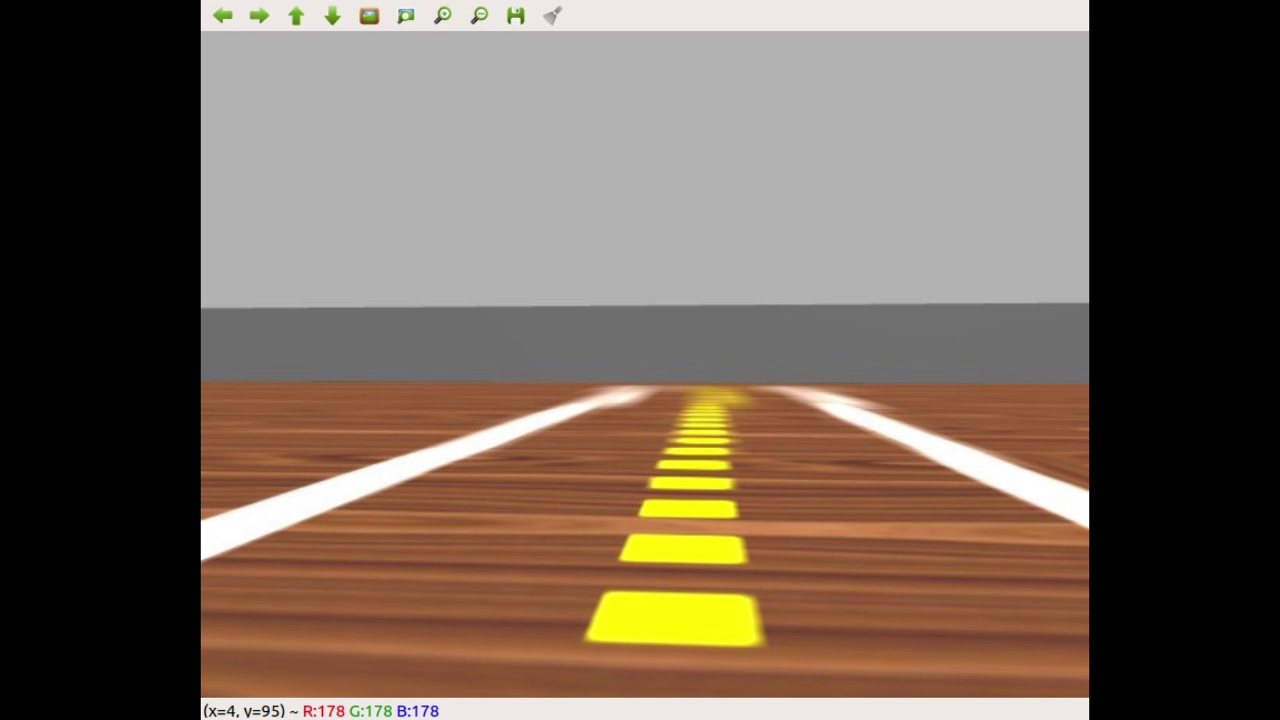
#> input picture img/frame01.jpg, 1280 x 720 px; the run also reads 1 picture not shown here
$ jupyter execute APS03_enunciado.ipynb   (shell and % lines are left out)   (older library calls are emulated)
#> lines starting #> are read from the running program, lines starting #| are printed output that depends on the picture; after the words box and inside, x2 and y2 are one past the last pixel; in counts of white or black regions, pixels touching at a corner belong together; long printed decimals are rounded
### biblioteca.py
#!/usr/bin/python
# -*- coding: utf-8 -*-

import cv2
import math
import numpy as np

from sklearn.linear_model import LinearRegression
from sklearn.linear_model import RANSACRegressor

# [125 lines left out: functions segmenta_linha_amarela, encontrar_contornos, crosshair, encontrar_centro_dos_contornos, desenhar_linha_entre_pontos, regressao_por_centro and 1 more, not called in this run]

# [2 lines that do not run on import are left out]

### biblioteca2.py
#!/usr/bin/python
# -*- coding: utf-8 -*-

import cv2
import numpy as np
import math

# [120 lines left out: functions crosshair, magnitude_do_gradiente, desenha_retas, segmenta_linha_branca, estimar_linha_nas_faixas, calcular_equacao_das_retas and 1 more, not called in this run]

### APS03_enunciado.ipynb
# Entregável 3 de Visão Computacional e Robótica

Entrega até **13/09**

Pode ser feito **em quartetos** (no máximo).
Escreva abaixo os nomes dos integrantes:

**Link para o vídeo da parte 5**:

**Link para o vídeo da parte 6 - Final**:

[cell 1]
import sys
import cv2
import matplotlib.pyplot as plt
import numpy as np
import math
import biblioteca

if (sys.version_info > (3, 0)):
    # Modo Python 3
    import importlib
    importlib.reload(biblioteca) # Para garantir que o Jupyter sempre relê seu trabalho
else:
    # Modo Python 2
    reload(biblioteca)

### Carregar as imagens

A seguir, vocês podem alterar qual imagem de teste esta sendo utilizada no notebook, o codigo deve funcionar em todas as 3.

[cell 2]
img1 = cv2.imread("img/frame01.jpg")
#> img1 is the input picture: shape (720, 1280, 3); mean B, G, R 87.5, 100.4, 115.5
img2 = cv2.imread("img/frame02.jpg")
img3 = cv2.imread("img/frame03.jpg") # Mais dificil
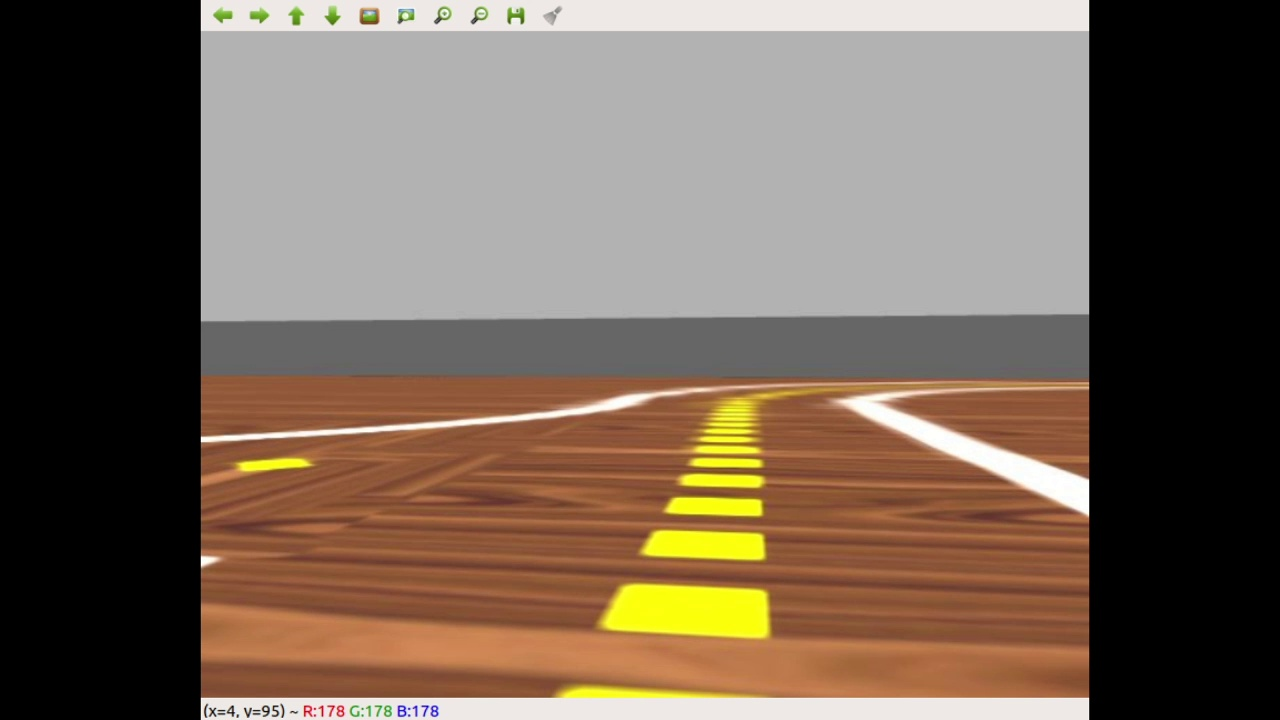
#> input picture img/frame03.jpg, 1280 x 720 px
#> img3 is the input picture: shape (720, 1280, 3); mean B, G, R 86.4, 100.4, 116.5

img =img2.copy() # Trocar o numero da imagem.

Ouça a explicação do professor sobre detecção de retas em imagens.
Nas tarefas a seguir, você irá usar um estimador linear de mínimos quadrados.

## Parte 1
### Segmentar Linhas Amarelas
Modifique a função `segmenta_linha_amarela` do arquivo [biblioteca.py](biblioteca.py) para segmentar as linhas amarelas no centro da pista.

Utiliza a função cv2.morphologyEx() para limpar ruidos na imagem

[cell 3]
# Segmentar Linha
mask = biblioteca.segmenta_linha_amarela(img)
#> in segmenta_linha_amarela, `mask = cv2.inRange(mask,(low_H, low_S, low_V), (high_H, high_S, high_V))`:
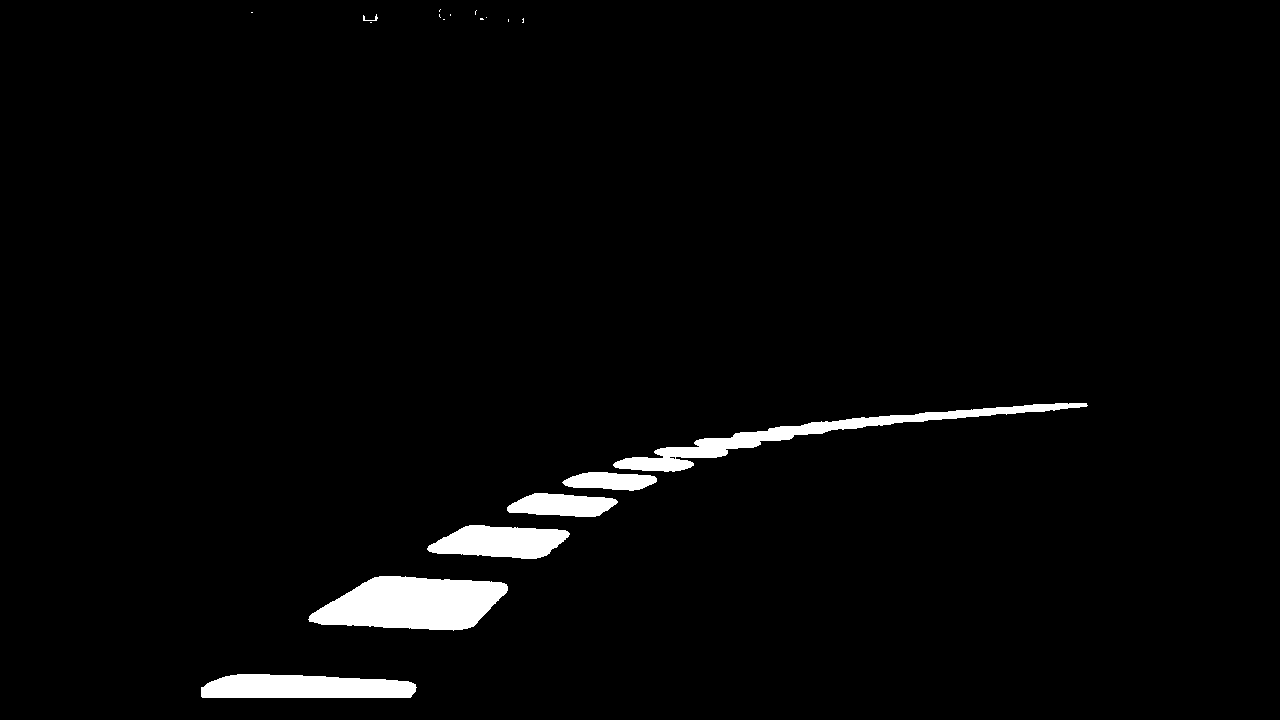
#> mask: shape (720, 1280); 2.6% white; 18 white regions (11 under 20 px), largest, box (x1, y1, x2, y2) and area: (308, 576, 508, 631) 7841, (613, 403, 1088, 472) 5210, (201, 674, 417, 698) 4405

# Plot
f, ax = plt.subplots(1, 2, figsize=(16,6))

ax[0].imshow(cv2.cvtColor(img, cv2.COLOR_BGR2RGB))
ax[1].imshow(mask, cmap="gray")
ax[0].set_title('Original')
ax[1].set_title('Segmentado amarelo')

ax[0].axis('off')
ax[1].axis('off')

plt.show()

# Saida Esperada:
# Uma imagem com o as linhas amarelas da pista em branco

## Parte 2
### Segmentar Segmentos da Linha Amarela
Modifique a função `encontrar_contornos` e `encontrar_centro_dos_contornos` do arquivo [biblioteca.py](biblioteca.py) para calcular os contornos e calcular os centros de cada contorno. Na função `encontrar_centro_dos_contornos` desenhe também o centro com uma cruz.

Dica: Utilize `crosshair(img, point, size, color)` (já está pronta) para desenhar uma cruz no ponto.

[cell 4]
# Contornos
contornos = biblioteca.encontrar_contornos(mask)
#> in encontrar_contornos, `contornos, arvore = cv2.findContours(mask.copy(), cv2.RETR_TREE, cv2.C..`: contornos = 6 contours; box (x1, y1, x2, y2) and area: (311, 578, 510, 632) 7674, (616, 405, 1089, 473) 4727, (203, 676, 418, 700) 4226, (430, 527, 571, 561) 3313, (509, 495, 619, 519) 1832, (565, 474, 659, 492) 1196; arvore = [[1, -1, -1, -1], [2, 0, -1, -1], [3, 1, -1, -1], [4, 2, -1, -1], [5, 3, -1, -1], [-1, 4, -1, -1]]
cv2.drawContours(img, contornos, -1, [0, 0, 255], 2)
#> img: shape (720, 1280, 3); mean B, G, R 86.2, 98.3, 114.3

# # Centro de Massa
img, X, Y = biblioteca.encontrar_centro_dos_contornos(img, contornos)
#> the loop in encontrar_centro_dos_contornos, `for contorno in contornos:` made 6 passes
#> after the loop in encontrar_centro_dos_contornos, `for contorno in contornos:`: x_list = [305, 413, 500, 562, 610, 799]; y_list = [688, 605, 543, 506, 482, 437]
#> X = [305, 413, 500, 562, 610, 799]; Y = [688, 605, 543, 506, 482, 437]

# Plot
plt.axis('off')
plt.imshow(cv2.cvtColor(img, cv2.COLOR_BGR2RGB))

# Saida Esperada:
# Imagem original com os contornos de cada segmento denhados e uma cruz no centro de cada um.

## Parte 3
### Calcular Regressão Linear

Primeiro modifique a função `desenhar_linha_entre_pontos` do arquivo [biblioteca.py](biblioteca.py) para desenhar uma linha entre cada um dos centros dos segmentos.

Em seguida modifique a função `regressao_por_centro` do arquivo [biblioteca.py](biblioteca.py) para ajustar uma linha entre os centros dos segmentos. Desenhe a linha na imagem.

Dica: `cv2.line(img,ponto1,ponto2,color,2)` desenha uma linha que passe entre os pontos, mesmo que ponto1 e ponto2 `não pertençam` a imagem.

[cell 5]
f, ax = plt.subplots(1, 2, figsize=(16,6))

# Desenhar Linha entre pontos
img = biblioteca.desenhar_linha_entre_pontos(img, X,Y, (255,0,0))
#> the loop in desenhar_linha_entre_pontos, `for i in range(len(X)):` made 6 passes
#> after the loop in desenhar_linha_entre_pontos, `for i in range(len(X)):`:
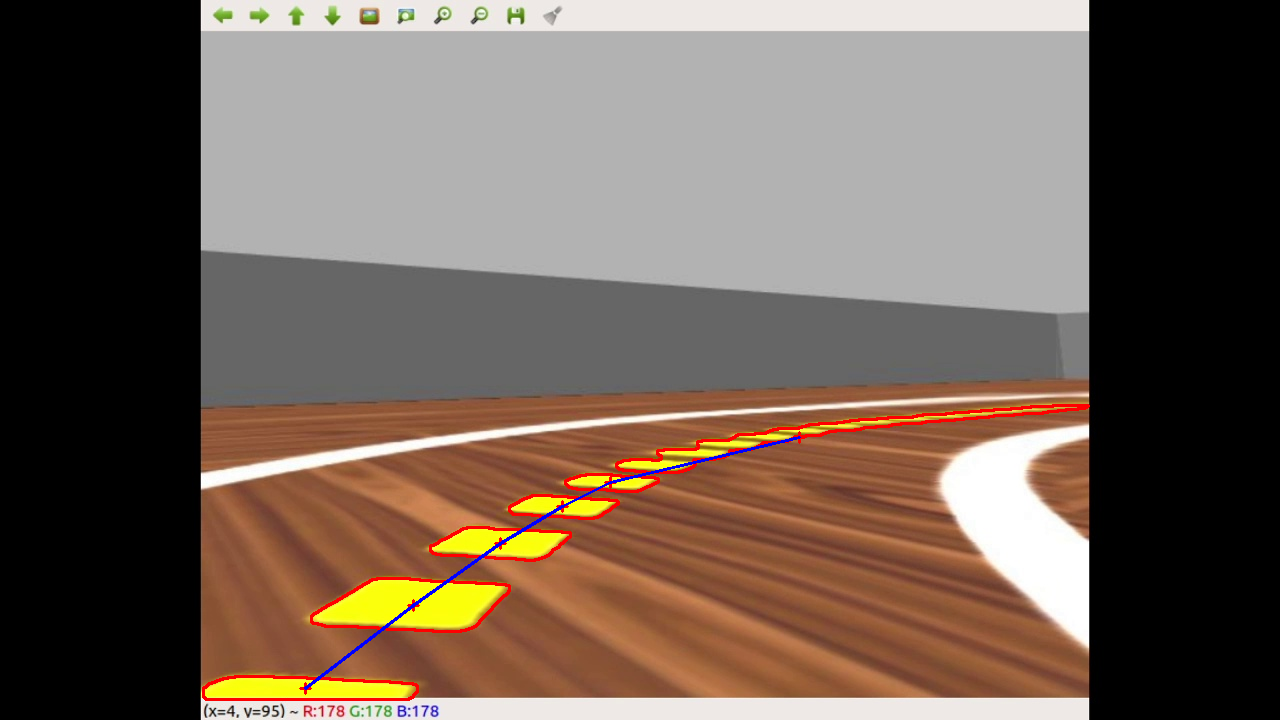
#> img: shape (720, 1280, 3); mean B, G, R 86.6, 98, 113.9
#> after the loop in desenhar_linha_entre_pontos, `for i in range(len(X)):`: x1 = 610; x2 = 799; y1 = 482; y2 = 437
ax[0].imshow(cv2.cvtColor(img, cv2.COLOR_BGR2RGB))

# Regressão Linear
if X:
## Regressão pelo centro
    X = np.array(X)
    Y = np.array(Y)
    img, lm = biblioteca.regressao_por_centro(img, X,Y)
#> in regressao_por_centro, `yr = y_array.reshape(-1,)`: yr = [688, 605, 543, 506, 482, 437]
#> in regressao_por_centro, `xr = x_array.reshape(-1,1)`: xr = [305, 413, 500, 562, 610, 799]
#> lm = ([-0.681], 890.4)

# Plot
ax[1].imshow(cv2.cvtColor(img, cv2.COLOR_BGR2RGB))
ax[0].set_title('linha entre os centros')
ax[1].set_title('regressao dos centros')

ax[0].axis('off')
ax[1].axis('off')

plt.show()
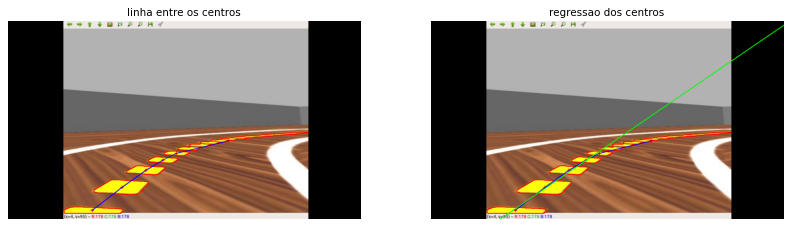
#> figure drawn by matplotlib, 2 panels
# Saida Esperada:
# Uma imagem com uma linha entreo os centros e outra com a regrassão dos pontos

## Parte 4
### Calcular angulo com a vertical.

Modifique a função `calcular_angulo_com_vertical` do arquivo [biblioteca.py](biblioteca.py) para calcular o ângulo em graus da reta obtida anteriormente com a VERTICAL.

[cell 6]
angulo = biblioteca.calcular_angulo_com_vertical(img, lm)
#> in calcular_angulo_com_vertical, `angulo = np.degrees(np.arctan(1/lm[0]))`: angulo = [-55.73]
#> angulo = [-55.73]

print("Angulo = %s"%angulo)
#| Angulo = [-55.735]
# Saida Esperada:
# frame01.jpg: Angulo = -7.534561718846401
# frame02.jpg: Angulo = -61.548618362057695
# frame03.jpg: Angulo = varia muito  # o correto seria -10.0

## Parte 5
### Repetir em um stream de video

Agora, modifique o arquivo [run_on_video.py](run_on_video.py) com todos os recursos mostrados anteriormente, para que a linha acompanhe o movimento do robo. Deve também mostrar o angulo com a vertical na image
### Baixe o arquivo a seguir para funcionar:
### https://github.com/Insper/robot202/raw/master/projeto/centro_massa/video.mp4

## Parte 6
### Ponto de Fuga

Robôs que trabalham dentro de prédios precisam saber seguir corredores.

Uma das maneiras de fazer isso é o robô alinhar o centro de sua câmera ao ponto de fuga do corredor, para que sua trajetória seja aproximadamente paralela às paredes do mesmo.

O ponto de fuga é aquele para o qual as retas paralelas parecem convergir

Dada a seguinte imagem de um corredor:

Podemos traçar as linhas geradas pela perspectiva, seu ponto de encontro será o ponto de fuga.

### Revisão: reta passando por dois pontos

Seja o ponto $A:(a_x, a_y)$ e o ponto $B:(b_x, b_y)$

Queremos encontrar uma reta $r: y = mx + h$ que passa por $A$ e $B$, em que $m$ é o *coeficiente angular* e $h$ é o intercepto ou coeficiente linear da reta.

Temos que:

$m = \frac{\Delta_y}{\Delta_x} = \frac{b_y - a_y}{b_x - a_x}$

Uma vez encontrado o valor de $m$, a substituição a seguir permite encontrar a equação da reta:

$m = \frac{y - a_y}{x - a_x}$

$mx - ma_x = y - a_y$

$mx = y - a_y + ma_x$

$y = mx -ma_x + a_y$

$h = a_y - ma_x$

$y = mx - ma_x + a_y$

### Interseção de duas retas

Temos que na interseção as duas retas se encontram num ponto $(x_i, y_i)$

Sejam as retas $r1: y = m1x + h1$ e $r2: y = m2x + h2$

Vamos encontrar o ponto $x_i$ em que os valores de $y_i$ serão iguais:

$m1x_i + h1 = m2x_i + h2$

$(m1 - m2)x_i = h2 - h1$

$x_i = \frac{h2 - h1}{m1 - m2}$

$y_i = m1x_i + h1$

**Dados de teste:**

Caso precise testar seu código, você pode conferir com estes valores. As retas definidas por pontos $r1: (P_1, P_2)$ e $r2: (Q_1, Q_2)$, para os valores:

```python

p1 = (3.0, 2.5)
p2 = (4.0, 0.6)
q1 = (1.0, 2.4)
q2 = (0.6, 1.1)
```

Encontram-se no ponto `(1.7572 4.8611)`

Pede-se:

* A partir do ponto para onde convergem as linhas do corredor, marque o ponto de fuga no vídeo.  Você precisa mostrar as retas que vão convergir.

**Sugestão:**

A partir do coeficiente angular, selecionar uma reta mais à esquerda e uma mais à direita para encontrar a interseção.

Lembre-se de que na OpenCV o eixo y fica **para baixo**, por isso os coeficientes angulares se comportam como na figura abaixo:

Lembre-se de que, no espaço de cores HSV, o vermelho se encontra no início e no fim da escala do componente H. Se você estiver filtrando vermelho em um só dos extremos pode não ter bons resultados

[cell 7]
import biblioteca2

if (sys.version_info > (3, 0)):
    # Modo Python 3
    import importlib
    importlib.reload(biblioteca2) # Para garantir que o Jupyter sempre relê seu trabalho
else:
    # Modo Python 2
    reload(biblioteca2)

## Segmentar Faixas Brancas

[cell 8]
img = img1.copy()[30:-30,200:-200] # Remover barra de tarefa da imagem
#> img: shape (660, 880, 3)
print(img.shape)
#| (660, 880, 3)

# Segmenta Linha Branca
mask = biblioteca2.segmenta_linha_branca(img)
#> in segmenta_linha_branca, `kernel = cv2.getStructuringElement(cv2.MORPH_ELLIPSE,(4,4))`: kernel = [[0, 0, 1, 0], [1, 1, 1, 1], [1, 1, 1, 1], [1, 1, 1, 1]]

# Plot
f, ax = plt.subplots(1, 2, figsize=(16,6))

ax[0].imshow(cv2.cvtColor(img, cv2.COLOR_BGR2RGB))
ax[1].imshow(mask, cmap="gray")
ax[0].set_title('original')
ax[1].set_title('segmentado branco')

ax[0].axis('off')
ax[1].axis('off')

plt.show()

# Saida Esperada:
# Uma imagem com o as faixas brancas segmentadas

## Calcular Linha
Usando cv2.HoughLinesP() calcule apenas UMA linha que passe em cada uma das faixas

[cell 9]
linhas,hough_img_rgb = biblioteca2.estimar_linha_nas_faixas(img, mask)
#> in estimar_linha_nas_faixas, `retval, bordas = cv2.threshold(mag_gradiente, threshold_value, 100, cv..`: retval = 0
#> in estimar_linha_nas_faixas, `lines = cv2.HoughLinesP(bordas, 10, math.pi/180.0, threshold=875, minL..`: lines = [[2, 491, 354, 377], [664, 397, 841, 479]]
#> after the loop in estimar_linha_nas_faixas, `for i in range(a):`:
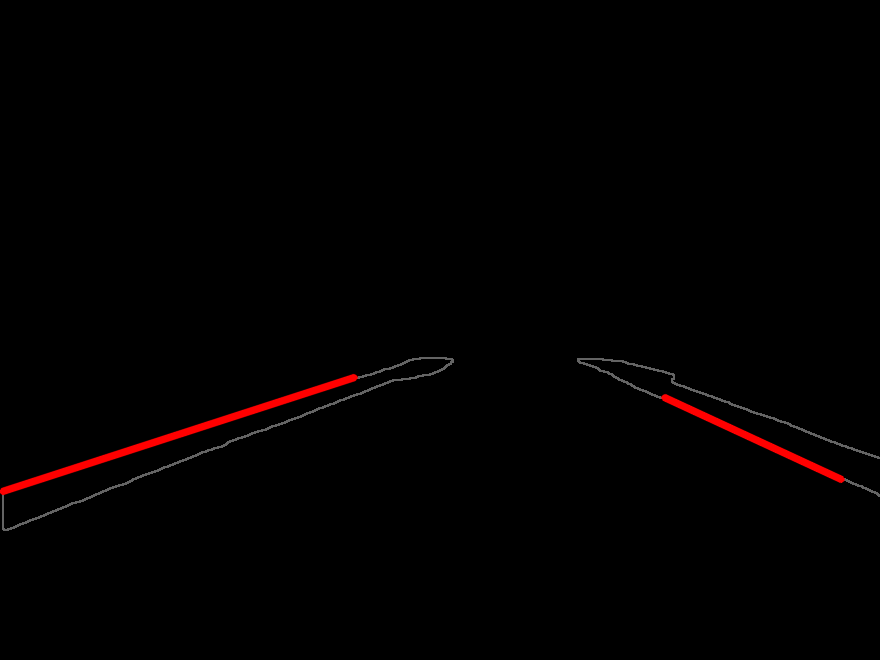
#> hough_img_rgb: shape (660, 880, 3); mean B, G, R 0.5, 0.5, 2.3
#> linhas = [[2, 491, 354, 377], [664, 397, 841, 479]]

# Plot
f, ax = plt.subplots(1, 2, figsize=(16,6))

ax[0].imshow(cv2.cvtColor(img, cv2.COLOR_BGR2RGB))
ax[1].imshow(hough_img_rgb, cmap="Greys_r")
ax[0].set_title('original')
ax[1].set_title('retas laterais')

ax[0].axis('off')
ax[1].axis('off')

plt.show()

# Saida Esperada:
# APENAS uma linha magenta em cada faixa branca

## Calcular Equações da Linha nas Faixas
Com os pontos de cada faixa, calcule a equação de cada reta

[cell 10]
equacoes = biblioteca2.calcular_equacao_das_retas(linhas)
#> the loop in calcular_equacao_das_retas, `for linha in linhas:` made 2 passes
#> after the loop in calcular_equacao_das_retas, `for linha in linhas:`: equacoes = [[-0.324, 491.6], [0.463, 89.38]]
#> equacoes = [[-0.324, 491.6], [0.463, 89.38]]

for m, h in equacoes:
    print("Equacao: y = {m}x + {c}".format(m=m,c=h))
#> this loop made 2 passes
#> (printed output is left out)

# Saida Esperada:
# Equacao: y = -0.3643410852713174x + 519.0
# Equacao: y = 0.38152610441767054x + 131.63855421686765

## Calcular Ponto de Fuga

Calcule o Ponto de Fuga da imagem, ou seja, o ponto de encontro entre as linhas.

[cell 11]
img, pontof = biblioteca2.calcular_ponto_de_fuga(img, equacoes)
#> in calcular_ponto_de_fuga, `equacao1, equacao2 = equacoes`: equacao1 = [-0.324, 491.6]; equacao2 = [0.463, 89.38]
#> in calcular_ponto_de_fuga, `m1,h1=equacao1`: m1 = -0.324; h1 = 491.6
#> in calcular_ponto_de_fuga, `m2,h2=equacao2`: m2 = 0.463; h2 = 89.38
#> in calcular_ponto_de_fuga, `xi=int((h2-h1)/(m1-m2))`: xi = 511
#> in calcular_ponto_de_fuga, `yi=int(m1*xi+h1)`: yi = 326
#> in calcular_ponto_de_fuga, `cv2.line(img,((int((height-h2)/m2) ,height)),(xi ,yi),(255, 0,0),2)`:
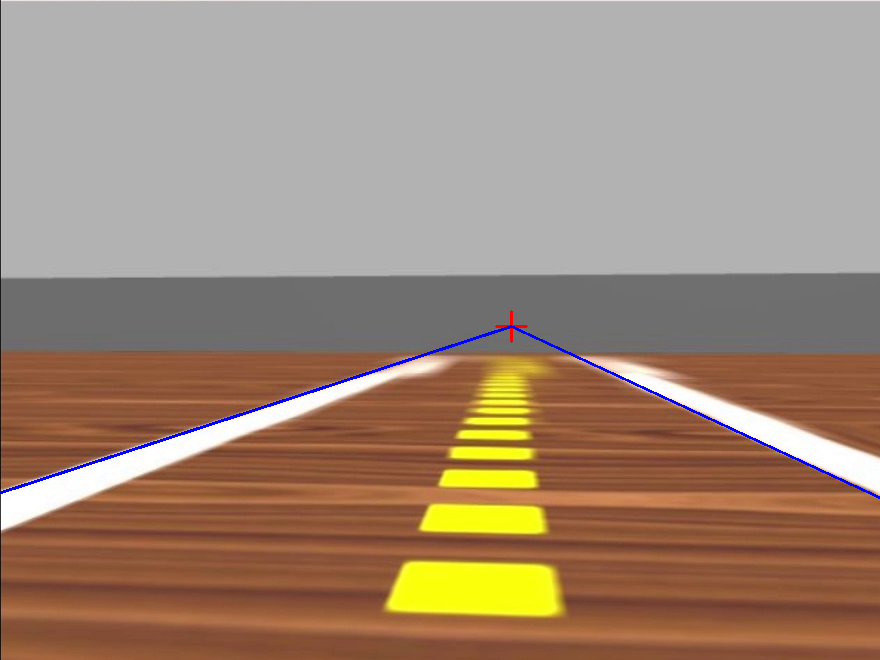
#> img: shape (660, 880, 3); mean B, G, R 119.6, 137.8, 160.5
#> pontof = (511, 326)

plt.axis('off')
plt.imshow(cv2.cvtColor(img, cv2.COLOR_BGR2RGB))

print("Ponto de Fuga: " + str(pontof))
#| Ponto de Fuga: (511, 326)
# Saida Esperada (aproximado):
# Ponto de Fuga: (519, 329)
